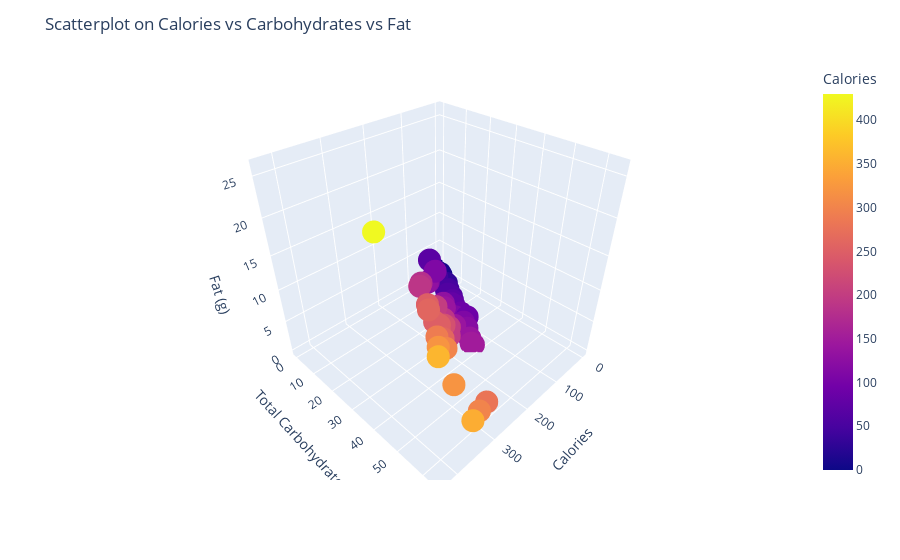

Notebook code cell kept with this figure:
### Code cell
# Interactive 3D Scatterplot
import plotly.express as px

fig1 = px.scatter_3d(df, x='Calories', y='Carb. (g)', z='Fat (g)', color='Calories')
fig1.update_layout(title='Scatterplot on Calories vs Carbohydrates vs Fat', scene = dict(
                    xaxis_title='Calories',
                    yaxis_title='Total Carbohydrates (g)',
                    zaxis_title='Fat (g)'))
fig1.show()

### Figure 1 — Plotly figure (JSON) as saved in the notebook; plotly's stock layout.template omitted (floating-point values rounded to 4 significant figures; data arrays with more than 128 entries replaced by an {"elided": "..."} marker saying what was removed)
{"data": [{"hovertemplate": "Calories=%{marker.color}<br>Carb. (g)=%{y}<br>Fat (g)=%{z}<extra></extra>", "legendgroup": "", "marker": {"color": {"elided": "177 int values"}, "coloraxis": "coloraxis", "symbol": "circle"}, "mode": "markers", "name": "", "scene": "scene", "showlegend": false, "type": "scatter3d", "x": {"elided": "177 int values"}, "y": {"elided": "177 int values"}, "z": {"elided": "177 float values"}}], "layout": {"coloraxis": {"colorbar": {"title": {"text": "Calories"}}, "colorscale": [[0, "#0d0887"], [0.1111, "#46039f"], [0.2222, "#7201a8"], [0.3333, "#9c179e"], [0.4444, "#bd3786"], [0.5556, "#d8576b"], [0.6667, "#ed7953"], [0.7778, "#fb9f3a"], [0.8889, "#fdca26"], [1, "#f0f921"]]}, "legend": {"tracegroupgap": 0}, "margin": {"t": 60}, "scene": {"domain": {"x": [0, 1], "y": [0, 1]}, "xaxis": {"title": {"text": "Calories"}}, "yaxis": {"title": {"text": "Total Carbohydrates (g)"}}, "zaxis": {"title": {"text": "Fat (g)"}}}, "title": {"text": "Scatterplot on Calories vs Carbohydrates vs Fat"}}}
